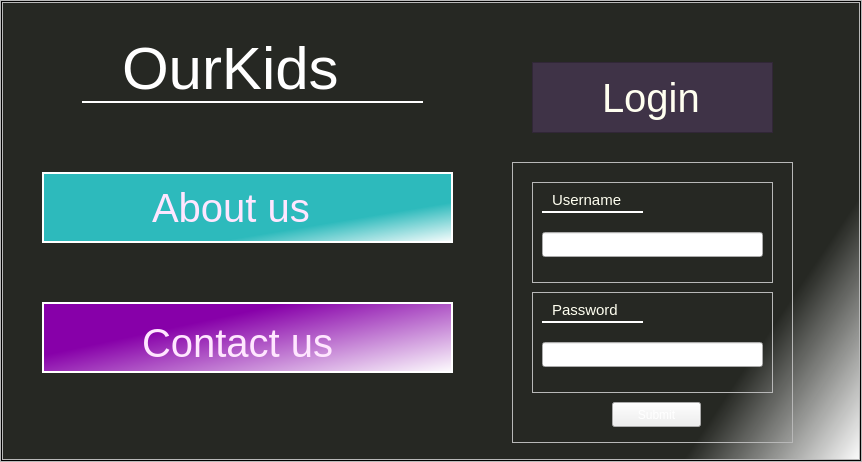
<?xml version="1.0" encoding="UTF-8"?>
<ui version="4.0">
 <class>Form</class>
 <widget class="QWidget" name="Form">
  <property name="geometry">
   <rect>
    <x>0</x>
    <y>0</y>
    <width>862</width>
    <height>462</height>
   </rect>
  </property>
  <property name="windowTitle">
   <string>Form</string>
  </property>
  <layout class="QVBoxLayout" name="verticalLayout">
   <property name="spacing">
    <number>0</number>
   </property>
   <property name="leftMargin">
    <number>0</number>
   </property>
   <property name="topMargin">
    <number>0</number>
   </property>
   <property name="rightMargin">
    <number>0</number>
   </property>
   <property name="bottomMargin">
    <number>0</number>
   </property>
   <item>
    <widget class="QFrame" name="centralWidget">
     <property name="frameShape">
      <enum>QFrame::StyledPanel</enum>
     </property>
     <property name="frameShadow">
      <enum>QFrame::Raised</enum>
     </property>
     <layout class="QVBoxLayout" name="verticalLayout_2">
      <property name="spacing">
       <number>0</number>
      </property>
      <property name="leftMargin">
       <number>0</number>
      </property>
      <property name="topMargin">
       <number>0</number>
      </property>
      <property name="rightMargin">
       <number>0</number>
      </property>
      <property name="bottomMargin">
       <number>0</number>
      </property>
      <item>
       <widget class="QFrame" name="background_frame">
        <property name="styleSheet">
         <string notr="true">background-color: qlineargradient(spread:pad, x1:0.636, y1:0.869636, x2:1, y2:1, stop:0.493812 rgba(31, 33, 28, 246), stop:1 rgba(255, 255, 255, 255))</string>
        </property>
        <property name="frameShape">
         <enum>QFrame::StyledPanel</enum>
        </property>
        <property name="frameShadow">
         <enum>QFrame::Raised</enum>
        </property>
        <layout class="QVBoxLayout" name="verticalLayout_3">
         <property name="spacing">
          <number>0</number>
         </property>
         <property name="leftMargin">
          <number>0</number>
         </property>
         <property name="topMargin">
          <number>0</number>
         </property>
         <property name="rightMargin">
          <number>0</number>
         </property>
         <property name="bottomMargin">
          <number>0</number>
         </property>
         <item>
          <widget class="QFrame" name="content_frame">
           <property name="styleSheet">
            <string notr="true">background-color: none
</string>
           </property>
           <property name="frameShape">
            <enum>QFrame::StyledPanel</enum>
           </property>
           <property name="frameShadow">
            <enum>QFrame::Raised</enum>
           </property>
           <widget class="QFrame" name="top_bar_frame">
            <property name="geometry">
             <rect>
              <x>80</x>
              <y>30</y>
              <width>341</width>
              <height>71</height>
             </rect>
            </property>
            <property name="styleSheet">
             <string notr="true">border: 2px solid white;
border-top: 0;
border-left: 0;
border-right: 0;</string>
            </property>
            <property name="frameShape">
             <enum>QFrame::StyledPanel</enum>
            </property>
            <property name="frameShadow">
             <enum>QFrame::Raised</enum>
            </property>
            <widget class="QLabel" name="label">
             <property name="geometry">
              <rect>
               <x>40</x>
               <y>10</y>
               <width>321</width>
               <height>51</height>
              </rect>
             </property>
             <property name="styleSheet">
              <string notr="true">border: 0;
font-size: 60px;
color: white;
font-family: &quot;Trebuchet MS&quot;, Verdana, sans-serif;</string>
             </property>
             <property name="text">
              <string>OurKids</string>
             </property>
            </widget>
           </widget>
           <widget class="QFrame" name="frame">
            <property name="geometry">
             <rect>
              <x>530</x>
              <y>60</y>
              <width>241</width>
              <height>71</height>
             </rect>
            </property>
            <property name="styleSheet">
             <string notr="true">background-color: rgb(63, 51, 71);
box-shadow: 10px;</string>
            </property>
            <property name="frameShape">
             <enum>QFrame::StyledPanel</enum>
            </property>
            <property name="frameShadow">
             <enum>QFrame::Raised</enum>
            </property>
            <widget class="QLabel" name="label_2">
             <property name="geometry">
              <rect>
               <x>70</x>
               <y>10</y>
               <width>111</width>
               <height>51</height>
              </rect>
             </property>
             <property name="styleSheet">
              <string notr="true">border: 0;
font-size: 40px;
color: rgb(255, 255, 240);
font-family: &quot;Trebuchet MS&quot;, Verdana, sans-serif;
text-align: center;</string>
             </property>
             <property name="text">
              <string>Login</string>
             </property>
            </widget>
           </widget>
           <widget class="QFrame" name="frame_2">
            <property name="geometry">
             <rect>
              <x>510</x>
              <y>160</y>
              <width>281</width>
              <height>281</height>
             </rect>
            </property>
            <property name="frameShape">
             <enum>QFrame::StyledPanel</enum>
            </property>
            <property name="frameShadow">
             <enum>QFrame::Raised</enum>
            </property>
            <widget class="QFrame" name="frame_3">
             <property name="geometry">
              <rect>
               <x>20</x>
               <y>20</y>
               <width>241</width>
               <height>101</height>
              </rect>
             </property>
             <property name="frameShape">
              <enum>QFrame::StyledPanel</enum>
             </property>
             <property name="frameShadow">
              <enum>QFrame::Raised</enum>
             </property>
             <widget class="QFrame" name="top_bar_frame_2">
              <property name="geometry">
               <rect>
                <x>10</x>
                <y>10</y>
                <width>101</width>
                <height>21</height>
               </rect>
              </property>
              <property name="styleSheet">
               <string notr="true">border: 2px solid white;
border-top: 0;
border-left: 0;
border-right: 0;</string>
              </property>
              <property name="frameShape">
               <enum>QFrame::StyledPanel</enum>
              </property>
              <property name="frameShadow">
               <enum>QFrame::Raised</enum>
              </property>
              <widget class="QLabel" name="label_3">
               <property name="geometry">
                <rect>
                 <x>10</x>
                 <y>0</y>
                 <width>111</width>
                 <height>16</height>
                </rect>
               </property>
               <property name="styleSheet">
                <string notr="true">border: 0;
font-size: 15px;
color: rgb(255, 255, 240);
font-family: &quot;Trebuchet MS&quot;, Verdana, sans-serif;
text-align: center;</string>
               </property>
               <property name="text">
                <string>Username</string>
               </property>
              </widget>
             </widget>
             <widget class="QLineEdit" name="lineEdit">
              <property name="geometry">
               <rect>
                <x>10</x>
                <y>50</y>
                <width>221</width>
                <height>25</height>
               </rect>
              </property>
              <property name="styleSheet">
               <string notr="true">background-color: none
</string>
              </property>
             </widget>
            </widget>
            <widget class="QFrame" name="frame_4">
             <property name="geometry">
              <rect>
               <x>20</x>
               <y>130</y>
               <width>241</width>
               <height>101</height>
              </rect>
             </property>
             <property name="frameShape">
              <enum>QFrame::StyledPanel</enum>
             </property>
             <property name="frameShadow">
              <enum>QFrame::Raised</enum>
             </property>
             <widget class="QFrame" name="top_bar_frame_3">
              <property name="geometry">
               <rect>
                <x>10</x>
                <y>10</y>
                <width>101</width>
                <height>21</height>
               </rect>
              </property>
              <property name="styleSheet">
               <string notr="true">border: 2px solid white;
border-top: 0;
border-left: 0;
border-right: 0;</string>
              </property>
              <property name="frameShape">
               <enum>QFrame::StyledPanel</enum>
              </property>
              <property name="frameShadow">
               <enum>QFrame::Raised</enum>
              </property>
              <widget class="QLabel" name="label_4">
               <property name="geometry">
                <rect>
                 <x>10</x>
                 <y>0</y>
                 <width>111</width>
                 <height>16</height>
                </rect>
               </property>
               <property name="styleSheet">
                <string notr="true">border: 0;
font-size: 15px;
color: rgb(255, 255, 240);
font-family: &quot;Trebuchet MS&quot;, Verdana, sans-serif;
text-align: center;</string>
               </property>
               <property name="text">
                <string>Password</string>
               </property>
              </widget>
             </widget>
             <widget class="QLineEdit" name="lineEdit_2">
              <property name="geometry">
               <rect>
                <x>10</x>
                <y>50</y>
                <width>221</width>
                <height>25</height>
               </rect>
              </property>
              <property name="styleSheet">
               <string notr="true">background-color: none
</string>
              </property>
             </widget>
            </widget>
            <widget class="QPushButton" name="pushButton">
             <property name="geometry">
              <rect>
               <x>100</x>
               <y>240</y>
               <width>89</width>
               <height>25</height>
              </rect>
             </property>
             <property name="styleSheet">
              <string notr="true">color: white</string>
             </property>
             <property name="text">
              <string>Submit</string>
             </property>
            </widget>
           </widget>
           <widget class="QFrame" name="frame_5">
            <property name="geometry">
             <rect>
              <x>40</x>
              <y>170</y>
              <width>411</width>
              <height>71</height>
             </rect>
            </property>
            <property name="styleSheet">
             <string notr="true">background-color: qlineargradient(spread:pad, x1:0.432881, y1:0.415, x2:1, y2:1, stop:0.493812 rgba(45, 186, 188, 255), stop:1 rgba(255, 255, 255, 255));
border: 2px solid white</string>
            </property>
            <property name="frameShape">
             <enum>QFrame::StyledPanel</enum>
            </property>
            <property name="frameShadow">
             <enum>QFrame::Raised</enum>
            </property>
            <widget class="QLabel" name="label_5">
             <property name="geometry">
              <rect>
               <x>110</x>
               <y>20</y>
               <width>401</width>
               <height>31</height>
              </rect>
             </property>
             <property name="styleSheet">
              <string notr="true">border: 0;
background-color: none;
font-size: 40px;
color: rgb(255, 230, 255);
font-family: &quot;Trebuchet MS&quot;, Verdana, sans-serif;
text-align: center;</string>
             </property>
             <property name="text">
              <string>About us</string>
             </property>
            </widget>
           </widget>
           <widget class="QFrame" name="frame_6">
            <property name="geometry">
             <rect>
              <x>40</x>
              <y>300</y>
              <width>411</width>
              <height>71</height>
             </rect>
            </property>
            <property name="styleSheet">
             <string notr="true">background-color: qlineargradient(spread:pad, x1:0.274, y1:0.415, x2:1, y2:1, stop:0 rgba(135, 0, 169, 255), stop:1 rgba(255, 255, 255, 255));
border: 2px solid white;</string>
            </property>
            <property name="frameShape">
             <enum>QFrame::StyledPanel</enum>
            </property>
            <property name="frameShadow">
             <enum>QFrame::Raised</enum>
            </property>
            <widget class="QLabel" name="label_6">
             <property name="geometry">
              <rect>
               <x>100</x>
               <y>20</y>
               <width>401</width>
               <height>41</height>
              </rect>
             </property>
             <property name="styleSheet">
              <string notr="true">border: 0;
background-color: none;
font-size: 40px;
color: rgb(255, 230, 255);
font-family: &quot;Trebuchet MS&quot;, Verdana, sans-serif;
text-align: center;</string>
             </property>
             <property name="text">
              <string>Contact us</string>
             </property>
            </widget>
           </widget>
          </widget>
         </item>
        </layout>
       </widget>
      </item>
     </layout>
    </widget>
   </item>
  </layout>
 </widget>
 <resources/>
 <connections/>
</ui>
